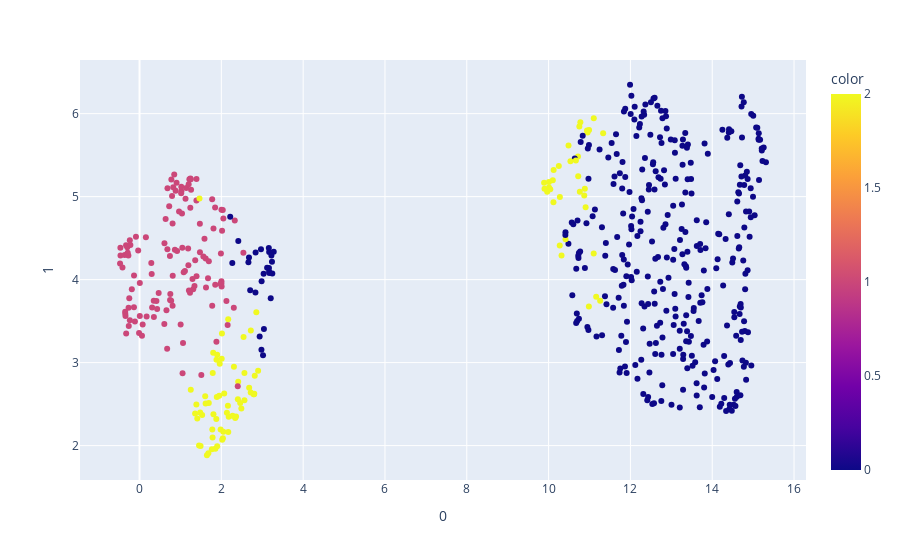

Notebook code for this chart:
### Code cell
fig_2d = px.scatter(proj_2d, x=0, y=1, color=labels)
fig_2d.show()

### Figure 1 — Plotly figure (JSON) as saved in the notebook; plotly's stock layout.template omitted (floating-point values rounded to 4 significant figures; data arrays with more than 128 entries replaced by an {"elided": "..."} marker saying what was removed)
{"data": [{"hovertemplate": "0=%{x}<br>1=%{y}<br>color=%{marker.color}<extra></extra>", "legendgroup": "", "marker": {"color": {"elided": "569 int values"}, "coloraxis": "coloraxis", "symbol": "circle"}, "mode": "markers", "name": "", "orientation": "v", "showlegend": false, "type": "scatter", "x": {"elided": "569 float values"}, "xaxis": "x", "y": {"elided": "569 float values"}, "yaxis": "y"}], "layout": {"coloraxis": {"colorbar": {"title": {"text": "color"}}, "colorscale": [[0, "#0d0887"], [0.1111, "#46039f"], [0.2222, "#7201a8"], [0.3333, "#9c179e"], [0.4444, "#bd3786"], [0.5556, "#d8576b"], [0.6667, "#ed7953"], [0.7778, "#fb9f3a"], [0.8889, "#fdca26"], [1, "#f0f921"]]}, "legend": {"tracegroupgap": 0}, "margin": {"t": 60}, "xaxis": {"anchor": "y", "domain": [0, 1], "title": {"text": "0"}}, "yaxis": {"anchor": "x", "domain": [0, 1], "title": {"text": "1"}}}}
